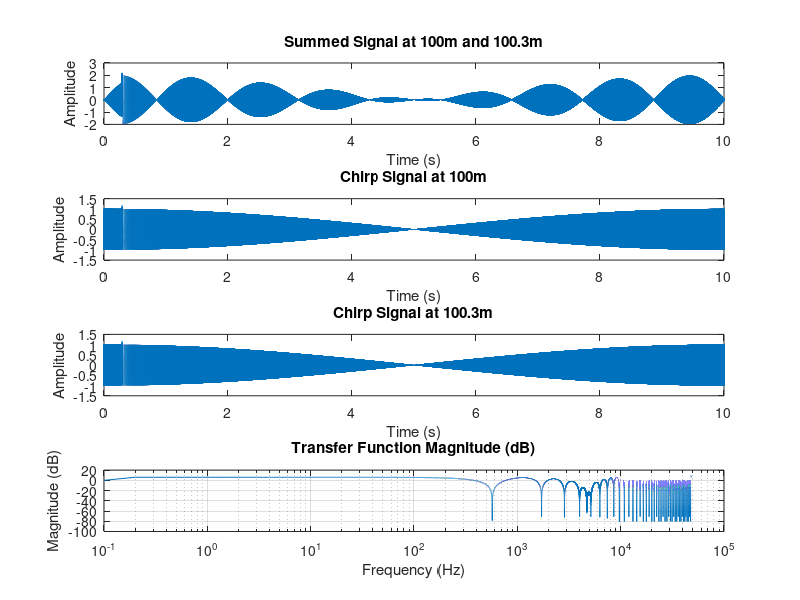

MATLAB code for this plot: (Note: this script raises an error after producing the figure.)
clc; clear; close all;

% Define chirp parameters
f_start = 16;   % Start frequency in Hz
f_end = 10000;   % Ending frequency in Hz
T = 10;         % Duration in seconds
Fs = 96000;     % Sampling frequency in Hz
c = 343;        % Speed of sound in m/s
d1 = 100;       % Propagation distance 1 (m)
d2 = 100.3;     % Propagation distance 2 (m)
octave_frequencies = [16, 31.5, 63, 125, 250, 500, 1000, 2000, 4000, 8000];  % Hz

% Time vector
t = 0:1/Fs:T;
t = t(1:end-1);  % Ensure consistent length
N = length(t);   % Number of points

% Generate a linear chirp
signal = chirp(t, f_start, T, f_end, 'linear');

% Compute FFT of the original signal
S = fft(signal, N);  % Ensure FFT length matches N

% Compute frequency vector (only positive frequencies)
frequencies = (0:N/2-1) * (Fs / N);

% Compute exact phase shift due to delay for each frequency component
time_delay_1 = d1 / c;  
time_delay_2 = d2 / c;  
phase_shift_1 = exp(-1j * 2 * pi * frequencies * time_delay_1);
phase_shift_2 = exp(-1j * 2 * pi * frequencies * time_delay_2);

% Apply phase shift in frequency domain
S_pos = S(1:N/2);  % Take only positive frequencies for symmetry
X1_pos = S_pos .* phase_shift_1;  % Delayed version 1
X2_pos = S_pos .* phase_shift_2;  % Delayed version 2

% Reconstruct full spectrum (using conjugate symmetry)
X1 = [X1_pos, conj(flip(X1_pos(2:end)))];  % Complete with symmetry
X2 = [X2_pos, conj(flip(X2_pos(2:end)))];

% Convert back to time domain (IFFT)
signal_d1 = real(ifft(X1, N));  
signal_d2 = real(ifft(X2, N));

% Sum the two signals
x = signal_d1 + signal_d2;

% Compute FFT of summed signal
X = fft(x, N);  % Ensure FFT size matches N

% Compute Transfer Function H(f) = X(f) / S(f)
H_f = X(1:N/2) ./ (S(1:N/2) + eps);  % Ensure equal sizes
H_mag = abs(H_f);  % Magnitude response
H_mag_dB = 20 * log10(H_mag + eps);  % Convert to dB
H_phase = angle(H_f);  % Phase response in radians

% Create plots
figure;
subplot(4,1,1);
plot(t, x);
xlabel('Time (s)'); ylabel('Amplitude');
title('Summed Signal at 100m and 100.3m');

subplot(4,1,2);
plot(t, signal_d1);
xlabel('Time (s)'); ylabel('Amplitude');
title('Chirp Signal at 100m');

subplot(4,1,3);
plot(t, signal_d2);
xlabel('Time (s)'); ylabel('Amplitude');
title('Chirp Signal at 100.3m');

subplot(4,1,4);
semilogx(frequencies, H_mag_dB);
xlabel('Frequency (Hz)'); ylabel('Magnitude (dB)');
title('Transfer Function Magnitude (dB)');
grid on; hold on;

% Add vertical lines at octave band frequencies
for f = octave_frequencies
    xline(f, '--r', 'LineWidth', 1.2);
end
hold off;

% Plot Phase Response
figure;
semilogx(frequencies, rad2deg(H_phase)); % Convert phase to degrees
xlabel('Frequency (Hz)'); ylabel('Phase (degrees)');
title('Transfer Function Phase Response');
grid on; hold on;

% Add vertical lines at octave band frequencies
for f = octave_frequencies
    xline(f, '--r', 'LineWidth', 1.2);
end
hold off;
